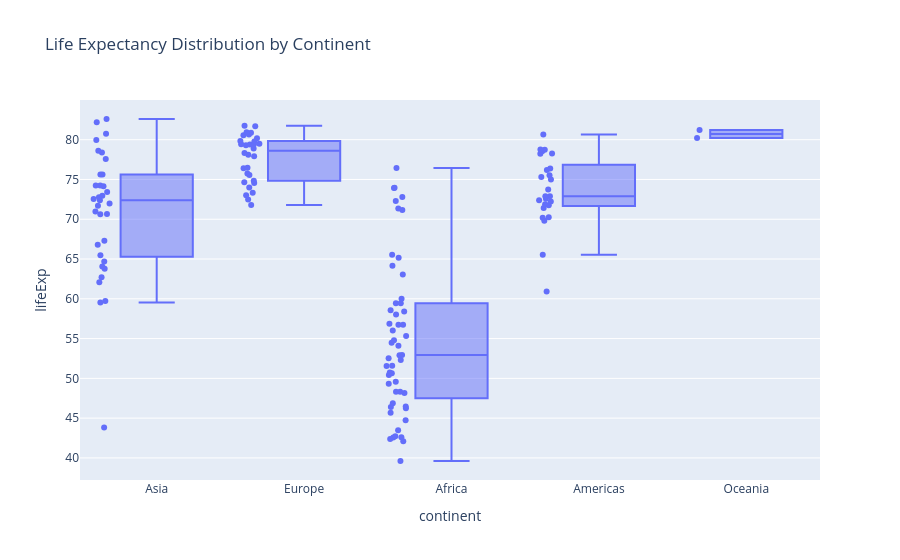

Notebook source saved alongside this figure:
### Markdown cell above
#### Box Plot — Life Expectancy Spread
distribution across groups.

### Code cell
fig = px.box(df_2007, x='continent', y='lifeExp', points= "all", hover_name='country',
             title='Life Expectancy Distribution by Continent')
fig.show()

### Figure 1 — Plotly figure (JSON) as saved in the notebook; plotly's stock layout.template omitted (floating-point values rounded to 4 significant figures; data arrays with more than 128 entries replaced by an {"elided": "..."} marker saying what was removed)
{"data": [{"alignmentgroup": "True", "boxpoints": "all", "hovertemplate": "<b>%{hovertext}</b><br><br>continent=%{x}<br>lifeExp=%{y}<extra></extra>", "hovertext": {"elided": "142 str values"}, "legendgroup": "", "marker": {"color": "#636efa"}, "name": "", "notched": false, "offsetgroup": "", "orientation": "v", "showlegend": false, "type": "box", "x": {"elided": "142 str values"}, "x0": " ", "xaxis": "x", "y": {"elided": "142 float values"}, "y0": " ", "yaxis": "y"}], "layout": {"boxmode": "group", "legend": {"tracegroupgap": 0}, "title": {"text": "Life Expectancy Distribution by Continent"}, "xaxis": {"anchor": "y", "domain": [0, 1], "title": {"text": "continent"}}, "yaxis": {"anchor": "x", "domain": [0, 1], "title": {"text": "lifeExp"}}}}
